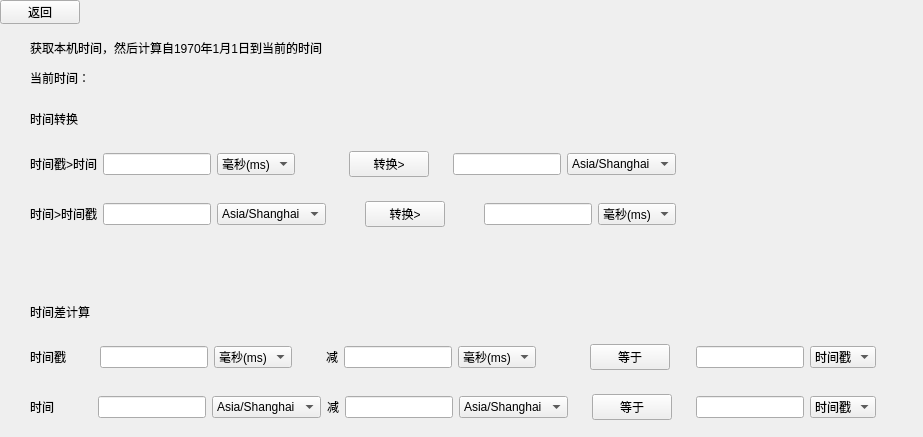
<?xml version="1.0" encoding="UTF-8"?>
<ui version="4.0">
 <class>TimestampUi</class>
 <widget class="QWidget" name="TimestampUi">
  <property name="geometry">
   <rect>
    <x>0</x>
    <y>0</y>
    <width>923</width>
    <height>437</height>
   </rect>
  </property>
  <property name="windowTitle">
   <string>Form</string>
  </property>
  <widget class="QLabel" name="label_title">
   <property name="geometry">
    <rect>
     <x>30</x>
     <y>40</y>
     <width>311</width>
     <height>16</height>
    </rect>
   </property>
   <property name="text">
    <string>获取本机时间，然后计算自1970年1月1日到当前的时间</string>
   </property>
  </widget>
  <widget class="QLabel" name="label_now_time">
   <property name="geometry">
    <rect>
     <x>30</x>
     <y>70</y>
     <width>311</width>
     <height>16</height>
    </rect>
   </property>
   <property name="text">
    <string>当前时间：</string>
   </property>
  </widget>
  <widget class="QWidget" name="layoutWidget">
   <property name="geometry">
    <rect>
     <x>30</x>
     <y>110</y>
     <width>880</width>
     <height>310</height>
    </rect>
   </property>
   <layout class="QFormLayout" name="formLayout">
    <item row="0" column="0">
     <layout class="QGridLayout" name="gridLayout">
      <item row="0" column="0">
       <widget class="QLabel" name="label_tetle_timeConvertor">
        <property name="text">
         <string>时间转换</string>
        </property>
       </widget>
      </item>
      <item row="1" column="1">
       <spacer name="verticalSpacer_4">
        <property name="orientation">
         <enum>Qt::Vertical</enum>
        </property>
        <property name="sizeHint" stdset="0">
         <size>
          <width>20</width>
          <height>17</height>
         </size>
        </property>
       </spacer>
      </item>
      <item row="2" column="0" colspan="2">
       <layout class="QHBoxLayout" name="horizontalLayout">
        <item>
         <widget class="QLabel" name="label_timestamp_to_time">
          <property name="text">
           <string>时间戳&gt;时间</string>
          </property>
         </widget>
        </item>
        <item>
         <widget class="QLineEdit" name="lineEdit_timestampToTime_value"/>
        </item>
        <item>
         <widget class="QComboBox" name="comboBox_timestampToTime_value_type">
          <item>
           <property name="text">
            <string>毫秒(ms)</string>
           </property>
          </item>
          <item>
           <property name="text">
            <string>秒(s)</string>
           </property>
          </item>
         </widget>
        </item>
        <item>
         <spacer name="horizontalSpacer">
          <property name="orientation">
           <enum>Qt::Horizontal</enum>
          </property>
          <property name="sizeHint" stdset="0">
           <size>
            <width>48</width>
            <height>20</height>
           </size>
          </property>
         </spacer>
        </item>
        <item>
         <widget class="QPushButton" name="pushButton_timestampToTime_execute">
          <property name="text">
           <string>转换&gt;</string>
          </property>
         </widget>
        </item>
        <item>
         <spacer name="horizontalSpacer_2">
          <property name="orientation">
           <enum>Qt::Horizontal</enum>
          </property>
          <property name="sizeHint" stdset="0">
           <size>
            <width>18</width>
            <height>20</height>
           </size>
          </property>
         </spacer>
        </item>
        <item>
         <widget class="QLineEdit" name="lineEdit_timestampToTime_result"/>
        </item>
        <item>
         <widget class="QComboBox" name="comboBox_timestampToTime_result_type">
          <item>
           <property name="text">
            <string>Asia/Shanghai</string>
           </property>
          </item>
         </widget>
        </item>
       </layout>
      </item>
      <item row="3" column="1">
       <spacer name="verticalSpacer_2">
        <property name="orientation">
         <enum>Qt::Vertical</enum>
        </property>
        <property name="sizeHint" stdset="0">
         <size>
          <width>20</width>
          <height>18</height>
         </size>
        </property>
       </spacer>
      </item>
      <item row="4" column="0" colspan="2">
       <layout class="QHBoxLayout" name="horizontalLayout_2">
        <item>
         <widget class="QLabel" name="label_time_to__timestamp">
          <property name="text">
           <string>时间&gt;时间戳</string>
          </property>
         </widget>
        </item>
        <item>
         <widget class="QLineEdit" name="lineEdit_timeToTimestamp_value"/>
        </item>
        <item>
         <widget class="QComboBox" name="comboBox_timeToTimestamp_value_type">
          <item>
           <property name="text">
            <string>Asia/Shanghai</string>
           </property>
          </item>
         </widget>
        </item>
        <item>
         <spacer name="horizontalSpacer_4">
          <property name="orientation">
           <enum>Qt::Horizontal</enum>
          </property>
          <property name="sizeHint" stdset="0">
           <size>
            <width>18</width>
            <height>20</height>
           </size>
          </property>
         </spacer>
        </item>
        <item>
         <widget class="QPushButton" name="pushButton_timeToTimestamp_execute">
          <property name="text">
           <string>转换&gt;</string>
          </property>
         </widget>
        </item>
        <item>
         <spacer name="horizontalSpacer_3">
          <property name="orientation">
           <enum>Qt::Horizontal</enum>
          </property>
          <property name="sizeHint" stdset="0">
           <size>
            <width>18</width>
            <height>20</height>
           </size>
          </property>
         </spacer>
        </item>
        <item>
         <widget class="QLineEdit" name="lineEdit_timeToTimestamp_result"/>
        </item>
        <item>
         <widget class="QComboBox" name="comboBox_timeToTimestamp_result_type">
          <item>
           <property name="text">
            <string>毫秒(ms)</string>
           </property>
          </item>
          <item>
           <property name="text">
            <string>秒(s)</string>
           </property>
          </item>
         </widget>
        </item>
       </layout>
      </item>
     </layout>
    </item>
    <item row="1" column="0">
     <spacer name="verticalSpacer_3">
      <property name="orientation">
       <enum>Qt::Vertical</enum>
      </property>
      <property name="sizeHint" stdset="0">
       <size>
        <width>20</width>
        <height>38</height>
       </size>
      </property>
     </spacer>
    </item>
    <item row="2" column="0">
     <layout class="QGridLayout" name="gridLayout_2">
      <item row="0" column="0">
       <widget class="QLabel" name="label_timeShort">
        <property name="text">
         <string>时间差计算</string>
        </property>
       </widget>
      </item>
      <item row="1" column="1">
       <spacer name="verticalSpacer_5">
        <property name="orientation">
         <enum>Qt::Vertical</enum>
        </property>
        <property name="sizeHint" stdset="0">
         <size>
          <width>20</width>
          <height>17</height>
         </size>
        </property>
       </spacer>
      </item>
      <item row="2" column="0" colspan="2">
       <layout class="QHBoxLayout" name="horizontalLayout_3">
        <item>
         <widget class="QLabel" name="label_timestamp">
          <property name="text">
           <string>时间戳</string>
          </property>
         </widget>
        </item>
        <item>
         <spacer name="horizontalSpacer_9">
          <property name="orientation">
           <enum>Qt::Horizontal</enum>
          </property>
          <property name="sizeHint" stdset="0">
           <size>
            <width>28</width>
            <height>20</height>
           </size>
          </property>
         </spacer>
        </item>
        <item>
         <widget class="QLineEdit" name="lineEdit_timestamp_minuend"/>
        </item>
        <item>
         <widget class="QComboBox" name="comboBox_timestamp_minuend_type">
          <item>
           <property name="text">
            <string>毫秒(ms)</string>
           </property>
          </item>
          <item>
           <property name="text">
            <string>秒(s)</string>
           </property>
          </item>
         </widget>
        </item>
        <item>
         <spacer name="horizontalSpacer_11">
          <property name="orientation">
           <enum>Qt::Horizontal</enum>
          </property>
          <property name="sizeHint" stdset="0">
           <size>
            <width>28</width>
            <height>20</height>
           </size>
          </property>
         </spacer>
        </item>
        <item>
         <widget class="QLabel" name="label_8">
          <property name="text">
           <string>减</string>
          </property>
         </widget>
        </item>
        <item>
         <widget class="QLineEdit" name="lineEdit_timestamp_subtrahend"/>
        </item>
        <item>
         <widget class="QComboBox" name="comboBox_timestamp_subtrahend_type">
          <item>
           <property name="text">
            <string>毫秒(ms)</string>
           </property>
          </item>
          <item>
           <property name="text">
            <string>秒(s)</string>
           </property>
          </item>
         </widget>
        </item>
        <item>
         <spacer name="horizontalSpacer_5">
          <property name="orientation">
           <enum>Qt::Horizontal</enum>
          </property>
          <property name="sizeHint" stdset="0">
           <size>
            <width>48</width>
            <height>20</height>
           </size>
          </property>
         </spacer>
        </item>
        <item>
         <widget class="QPushButton" name="pushButton_timesatmp_execute">
          <property name="text">
           <string>等于</string>
          </property>
         </widget>
        </item>
        <item>
         <spacer name="horizontalSpacer_6">
          <property name="orientation">
           <enum>Qt::Horizontal</enum>
          </property>
          <property name="sizeHint" stdset="0">
           <size>
            <width>18</width>
            <height>20</height>
           </size>
          </property>
         </spacer>
        </item>
        <item>
         <widget class="QLineEdit" name="lineEdit_timestamp_result"/>
        </item>
        <item>
         <widget class="QComboBox" name="comboBox_timestamp_result_type">
          <item>
           <property name="text">
            <string>时间戳</string>
           </property>
          </item>
          <item>
           <property name="text">
            <string>时间</string>
           </property>
          </item>
         </widget>
        </item>
       </layout>
      </item>
      <item row="3" column="1">
       <spacer name="verticalSpacer">
        <property name="orientation">
         <enum>Qt::Vertical</enum>
        </property>
        <property name="sizeHint" stdset="0">
         <size>
          <width>20</width>
          <height>18</height>
         </size>
        </property>
       </spacer>
      </item>
      <item row="4" column="0" colspan="2">
       <layout class="QHBoxLayout" name="horizontalLayout_4">
        <item>
         <widget class="QLabel" name="label_time">
          <property name="text">
           <string>时间</string>
          </property>
         </widget>
        </item>
        <item>
         <spacer name="horizontalSpacer_10">
          <property name="orientation">
           <enum>Qt::Horizontal</enum>
          </property>
          <property name="sizeHint" stdset="0">
           <size>
            <width>38</width>
            <height>20</height>
           </size>
          </property>
         </spacer>
        </item>
        <item>
         <widget class="QLineEdit" name="lineEdit_time_minuend"/>
        </item>
        <item>
         <widget class="QComboBox" name="comboBox_time_minuend_type">
          <item>
           <property name="text">
            <string>Asia/Shanghai</string>
           </property>
          </item>
         </widget>
        </item>
        <item>
         <widget class="QLabel" name="label_9">
          <property name="text">
           <string>减</string>
          </property>
         </widget>
        </item>
        <item>
         <widget class="QLineEdit" name="lineEdit_time_subtrahend"/>
        </item>
        <item>
         <widget class="QComboBox" name="comboBox_time_subtrahend_type">
          <item>
           <property name="text">
            <string>Asia/Shanghai</string>
           </property>
          </item>
         </widget>
        </item>
        <item>
         <spacer name="horizontalSpacer_7">
          <property name="orientation">
           <enum>Qt::Horizontal</enum>
          </property>
          <property name="sizeHint" stdset="0">
           <size>
            <width>18</width>
            <height>20</height>
           </size>
          </property>
         </spacer>
        </item>
        <item>
         <widget class="QPushButton" name="pushButton_time_execute">
          <property name="text">
           <string>等于</string>
          </property>
         </widget>
        </item>
        <item>
         <spacer name="horizontalSpacer_8">
          <property name="orientation">
           <enum>Qt::Horizontal</enum>
          </property>
          <property name="sizeHint" stdset="0">
           <size>
            <width>18</width>
            <height>20</height>
           </size>
          </property>
         </spacer>
        </item>
        <item>
         <widget class="QLineEdit" name="lineEdit_time_result"/>
        </item>
        <item>
         <widget class="QComboBox" name="comboBox_time_result_type">
          <item>
           <property name="text">
            <string>时间戳</string>
           </property>
          </item>
          <item>
           <property name="text">
            <string>时间</string>
           </property>
          </item>
         </widget>
        </item>
       </layout>
      </item>
     </layout>
    </item>
   </layout>
  </widget>
  <widget class="QPushButton" name="pushButton_to_convertor">
   <property name="geometry">
    <rect>
     <x>0</x>
     <y>0</y>
     <width>80</width>
     <height>24</height>
    </rect>
   </property>
   <property name="text">
    <string>返回</string>
   </property>
  </widget>
 </widget>
 <resources/>
 <connections/>
</ui>
